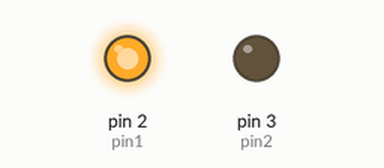
Bench run of a sketch on a simulated Arduino Uno, built with avr-gcc and run on an emulated ATmega328P. Parts: output pins drawn as LEDs (lit = HIGH).

Above: at 0.5 s.
At 1.5 s:
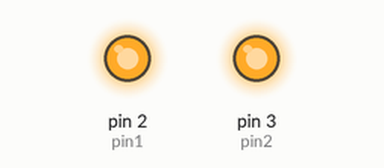
At 2.5 s:
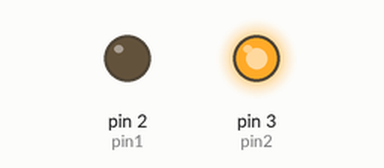
At 3.5 s:
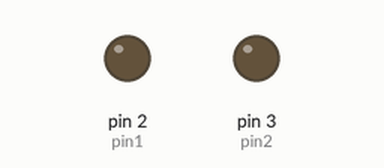
Timing chart, 0 to 5.2 s (numbered marks = the images above):
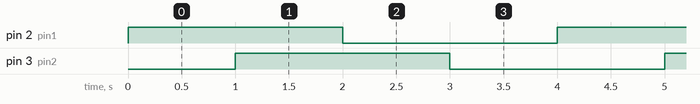

Measured:
- by itself, pin 2 (pin1), pin 3 (pin2): alternates HIGH for 2.0 s and LOW for 2.0 s
- by itself, everything shown: repeats every 4.0 s, in 4 steps

The sketch:

double_blinking.ino
```cpp
int pin1=2;
int pin2=3;
void setup() {
  // put your setup code here, to run once:
  pinMode(pin1, OUTPUT);
  pinMode(pin2, OUTPUT);
}

void loop() {
  // put your main code here, to run repeatedly:
  digitalWrite(pin1, HIGH);
  delay(1000);
  digitalWrite(pin2,HIGH);
  delay(1000);
  digitalWrite(pin1,LOW);
  delay(1000);
  digitalWrite(pin2,LOW);
  delay(1000);


}
```
